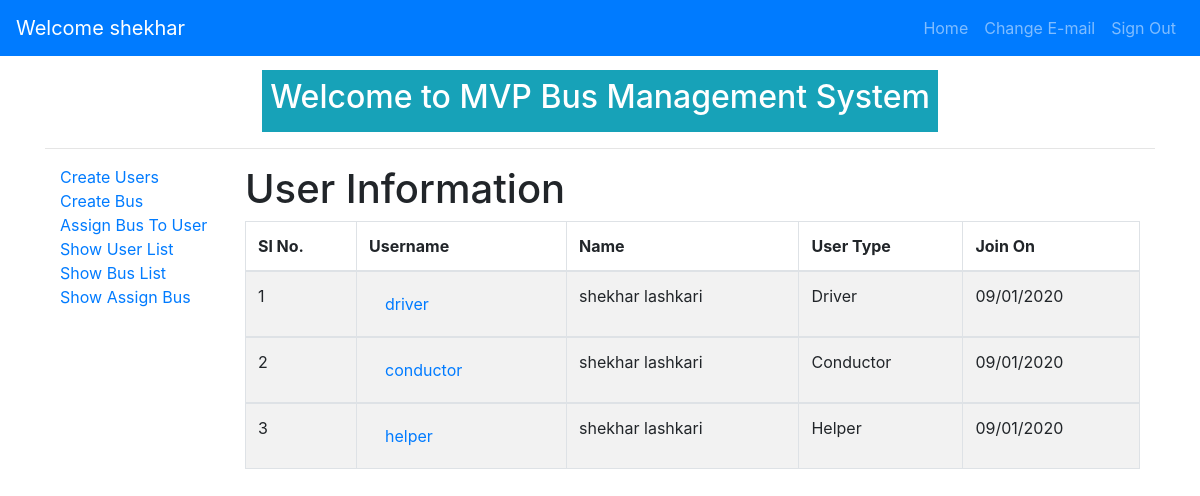
Page / (signed in) on the committed database.
### mvpManagement/models.py (models this page shows, shortened)
class User(AbstractUser):
    class UserType:
        AGENCYMANAGER = 1
        DRIVER = 2
        CONDUCTOR = 3
        HELPER = 4
    USER_CHOICES = (
        (UserType.AGENCYMANAGER, _("Agency Manager")),
        (UserType.DRIVER, _("Driver")),
        (UserType.CONDUCTOR, _("Conductor")),
        (UserType.HELPER, _("Helper")),
    )
    usertype = models.IntegerField(
        default=0, choices=USER_CHOICES, verbose_name=_("User Type")
    )
    email = models.EmailField(unique=True, verbose_name=_('email address'), blank=True)
    created_by = models.ForeignKey(
        "self", null=True, blank=True, on_delete=models.CASCADE
    )
    class Meta:
        ordering = ('user__date_joined',)
        verbose_name = "User"
        verbose_name_plural = "Users"

### mvpManagement/views/mvp_management.py (the view, shortened to what this page needs)
# urls.py: 2. Add a URL to urlpatterns:  path('', views.home, name='home')
@login_required
def home(request):
    current_user = request.user
    user_detail = None
    bus_detail = None
    if current_user.is_superuser:
        user_detail = current_user.user_set.all()
    elif current_user.usertype == User.UserType.AGENCYMANAGER:
        user_detail = current_user.user_set.all()
    elif current_user.usertype == User.UserType.DRIVER:
        bus_detail = current_user.businfo_driver.all()
        bus_detail = bus_detail.filter(
            bus_from__lte=datetime.date.today(), bus_to__gte=datetime.date.today()
        )
    elif current_user.usertype == User.UserType.CONDUCTOR:
        bus_detail = current_user.businfo_conductor.all()
        bus_detail = bus_detail.filter(
            bus_from__lte=datetime.date.today(), bus_to__gte=datetime.date.today()
        )
    elif current_user.usertype == User.UserType.HELPER:
        bus_detail = current_user.businfo_driver.all()
        bus_detail = bus_detail.filter(
            bus_from__lte=datetime.date.today(), bus_to__gte=datetime.date.today()
        )
    if user_detail is not None:
        page = request.GET.get("page", 1)
        paginator_user = Paginator(user_detail, 5)
        try:
            user_detail = paginator_user.page(page)
        except PageNotAnInteger:
            user_detail = paginator_user.page(1)
        except EmptyPage:
            user_detail = paginator_user.page(paginator_user.num_pages)
        context = {'user_detail': user_detail}
        return render(request, "mvp_management/home.html", context)
    else:
        messages.add_message(request, messages.INFO, "No Information Avaliable.")
        return render(request, "mvp_management/home.html")

### mvpManagement/templates/mvp_management/home.html (shortened to what this page needs)
{% extends 'base.html' %}
{% block content %}
<div class="d-flex justify-content-center flex-wrap flex-row text-white">
    <div class="p-2 bg-info">
<h2> Welcome to MVP Bus Management System</h2>
</div>
</div>
  <hr>
{% if user.usertype == 1 %}
<div class="container-fluid">
    <div class="row">
    <div class="col-sm-3 col-md-2 sidebar">
    <ul class="nav nav-sidebar">
  <li><a href="{% url 'manager:create_user' %}">Create Users</a></li>
  <li><a href="{% url 'manager:create_bus' %}">Create Bus</a></li>
  <li><a href="{% url 'manager:assign_bus_to_user' %}">Assign Bus To User</a></li>
  <li><a href="{% url 'manager:manager_list' %}">Show User List</a></li>
  <li><a href="{% url 'manager:bus_list' %}">Show Bus List</a></li>
  <li><a href="{% url 'manager:show_assign_bus' %}">Show Assign Bus</a></li>
</ul>
</div>
  <div class="col-sm-9 col-sm-offset-3 col-md-10 col-md-offset-2 main">
      <div class="row">
          <div class="col-md-12">
              <h1 class="page-header">User Information</h1>
              {% if user_detail %}
              <div class="table-responsive">
                  <table class="table table-striped table-bordered table-hover">
                <thead><tr>
                  <th>Sl No.</th>
                  <th>Username</th>
                  <th>Name</th>
                  <th>User Type</th>
                  <th>Join On</th>
                </tr></thead>
                {% for users in user_detail %}
                <tbody>
                <tr>
                  <td>{{forloop.counter0|add:user_detail.start_index}}</td>
                  <td>
                    <form name='userinfor{{forloop.counter}}' method="post" action="{% url 'manager:user_detail' users.pk %}">
                          <a href="#" class="nav-link" onclick="document.forms['userinfor{{forloop.counter}}'].submit(); return false;">{{users.username}}</a>
                    </form>
                  </td>
                  <td>{{users.first_name }} {{users.last_name}}</td>
                  {% if users.usertype == 1 %}
                  <td>Agency Manager</td>
                  {% elif users.usertype == 2 %}
                  <td>Driver</td>
                  {% elif users.usertype == 3 %}
                  <td>Conductor</td>
                  {% elif users.usertype == 4 %}
                  <td>Helper</td>
                  {% else %}
                  <td>Unknown</td>
                  {% endif %}
                  <td>{{users.date_joined|date:"d/m/Y"}}</td>
                </tr>
              </tbody>
              {% endfor %}
              </table>
        </div>
        {% else %}
        <p>No records available.</p>
        {% endif %}
        </div>
      </div>
    </div>
    </div>
    </div>
    <div class="row">
        <div class="col-md-12">
        </div>
      </div>
{% endif %}
{% endblock %}

### templates/base.html (shortened to what this page needs)
<!DOCTYPE html>
<html>
  <head>
    <link rel="stylesheet" href="https://maxcdn.bootstrapcdn.com/bootstrap/4.0.0/css/bootstrap.min.css">
  </head>
  <body>
    {% block body %}
        <nav class="navbar navbar-expand-sm bg-primary navbar-dark fixed-top">
            <div class="navbar-collapse collapse">
                {% if user.is_authenticated %}
                <a routerLink="/" class="navbar-brand" href="/">Welcome {{ user.username }}</a>
                {% endif %}
          <ul class="navbar-nav ml-auto">
          {% if user.is_authenticated %}
          <li class="nav-item"><a href="/index" class="nav-link">Home</a></li>
        	<li class="nav-item"><a href="{% url 'account_email' %}" class="nav-link">Change E-mail</a></li>
	        <li class="nav-item">
            <form name='signoutform' method="post" action="{% url 'account_logout' %}">
                  <a href="#" class="nav-link" onclick="document.forms['signoutform'].submit(); return false;">Sign Out</a>
            </form>
          </li>
	        {% else %}
	        <li class="nav-item"><a href="{% url 'account_login' %}" class="nav-link">Sign In</a></li>
	        {% endif %}
        </ul>
        </div>
        </nav>
    <div class="container">
    {% block content %}
    {% endblock %}
    {% endblock %}
  </div>
  </body>
</html>

### templates/base.html (style rules this page uses)
body { padding-top: 70px; }

### rows in the picture
User: username "shekhar"
User: username "driver", first_name "shekhar", last_name "lashkari", usertype "Driver", date_joined "09/01/2020"
User: username "conductor", first_name "shekhar", last_name "lashkari", usertype "Conductor", date_joined "09/01/2020"
User: username "helper", first_name "shekhar", last_name "lashkari", usertype "Helper", date_joined "09/01/2020"
